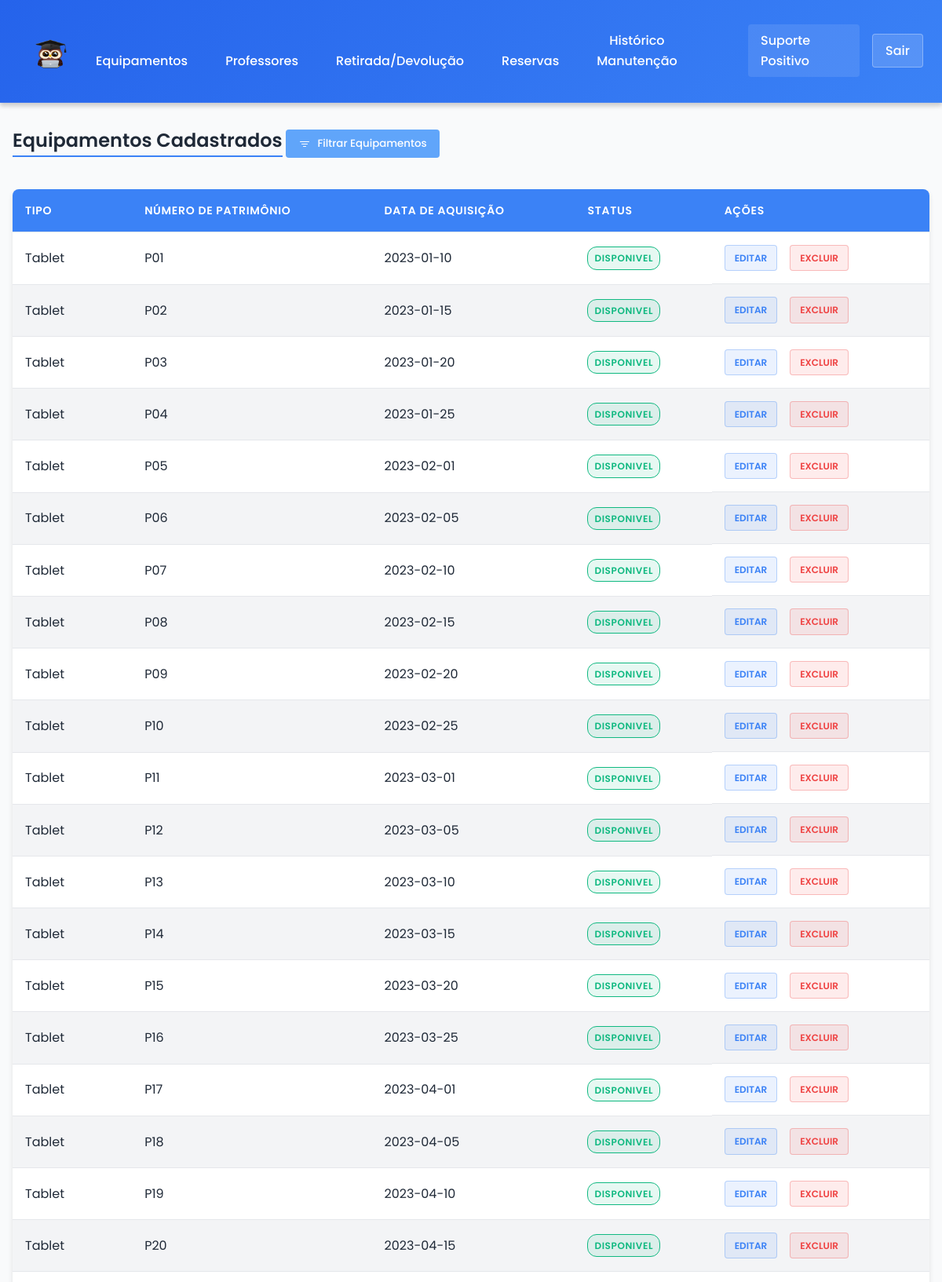
Page /Listagem/Equipamentos/listaEquipamentos.php (upper part) on the committed database.
### tables this page shows
CREATE TABLE `equipamento` (
  `id_equipamento` int NOT NULL AUTO_INCREMENT,
  `tipo` varchar(50) NOT NULL,
  `numero_patrimonio` varchar(50) DEFAULT NULL,
  `data_aquisicao` date DEFAULT NULL,
  `estado_conservacao` enum('novo','usado','em_manutencao') NOT NULL,
  `status` enum('disponivel','em_uso','em_manutencao') NOT NULL,
  PRIMARY KEY (`id_equipamento`)
);

### Listagem/Equipamentos/listaEquipamentos.php (the view, shortened to what this page needs)
<?php
include '../../conect.php';
$sql = "SELECT tipo, numero_patrimonio, data_aquisicao, status FROM equipamento WHERE 1=1";
$result = $conn->query($sql);
?>
<!DOCTYPE html>
<html lang="pt-BR">
<head>
    <link rel="stylesheet" href="../../style.css?v=<?php echo time(); ?>">
</head>
<body>
    <?php include '../../menu.php'; ?>
    <br><br><br>
    <div class="container">
        <h2>Equipamentos Cadastrados</h2>
        <button class="toggle-btn" onclick="toggleFiltro()">
            Filtrar Equipamentos
        </button>
        <table>
            <thead>
                <tr>
                    <th>Tipo</th>
                    <th>Número de Patrimônio</th>
                    <th>Data de Aquisição</th>
                    <th>Status</th>
                    <th>Ações</th>
                </tr>
            </thead>
            <tbody>
                <?php
                if ($result->num_rows > 0) {
                    while ($row = $result->fetch_assoc()) {
                        echo "<tr>";
                        echo "<td>" . htmlspecialchars($row['tipo']) . "</td>";
                        echo "<td>" . htmlspecialchars($row['numero_patrimonio']) . "</td>";
                        echo "<td>" . htmlspecialchars($row['data_aquisicao']) . "</td>";
                        $statusClass = '';
                        switch (strtolower($row['status'])) {
                            case 'disponível':
                            case 'disponivel':
                                $statusClass = 'status-disponivel';
                                break;
                        }
                        echo "<td><span class='status-badge " . $statusClass . "'>" . htmlspecialchars($row['status']) . "</span></td>";
                        echo "<td class='acoes'>";
                        echo "<a href='editarEquipamentos.php?numero_patrimonio=" . urlencode($row['numero_patrimonio']) . "' class='acao-link editar'>Editar</a>";
                        echo "<a href='excluirEquipamentos.php?numero_patrimonio=" . urlencode($row['numero_patrimonio']) . "' onclick='return confirm(\"Tem certeza que deseja excluir este equipamento?\");' class='acao-link excluir'>Excluir</a>";
                        echo "</td>";
                        echo "</tr>";
                    }
                } else {
                    echo "<tr><td colspan='5' class='no-results'>Nenhum equipamento encontrado.</td></tr>";
                }
                ?>
            </tbody>
        </table>
    </div>
</body>
</html>

### style.css (style rules this page uses)
:root { --primary: #3b82f6; --primary-light: #60a5fa; --primary-dark: #2563eb; --secondary: #10b981; --secondary-dark: #059669; --danger: #ef4444; --danger-dark: #dc2626; --warning: #f59e0b; --success: #10b981; --info: #3b82f6; --light: #f3f4f6; --dark: #1f2937; --gray: #6b7280; --gray-light: #e5e7eb; --white: #ffffff; --black: #000000; --shadow-sm: 0 1px 2px rgba(0, 0, 0, 0.05); --shadow: 0 4px 6px rgba(0, 0, 0, 0.1); --shadow-md: 0 4px 10px rgba(0, 0, 0, 0.15); --shadow-lg: 0 10px 15px rgba(0, 0, 0, 0.1); --border-radius-sm: 4px; --border-radius: 8px; --border-radius-lg: 12px; --border-radius-xl: 16px; --spacing-xs: 4px; --spacing-sm: 8px; --spacing: 16px; --spacing-md: 24px; --spacing-lg: 32px; --spacing-xl: 48px; --font-family: 'Poppins', sans-serif; --font-size-xs: 0.75rem; --font-size-sm: 0.875rem; --font-size: 1rem; --font-size-md: 1.125rem; --font-size-lg: 1.25rem; --font-size-xl: 1.5rem; --font-size-2xl: 2rem; --font-size-3xl: 3rem; --transition: all 0.3s ease; }
* { padding: 0; margin: 0; box-sizing: border-box; font-family: var(--font-family); }
body { background-color: #f9fafb; color: var(--dark); padding-top: 70px; line-height: 1.6; min-height: 100vh; display: flex; flex-direction: column; }
a { text-decoration: none; color: var(--primary); transition: var(--transition); }
.container { width: 100%; max-width: 1200px; margin: 0 auto; padding: var(--spacing); }
button, input[type="submit"], .btn { display: inline-block; padding: var(--spacing-sm) var(--spacing); background-color: var(--primary); color: var(--white); border: none; border-radius: var(--border-radius-sm); font-weight: 500; cursor: pointer; transition: var(--transition); text-align: center; }
table { width: 100%; border-collapse: collapse; background-color: var(--white); border-radius: var(--border-radius); overflow: hidden; box-shadow: var(--shadow); margin: var(--spacing-md) 0; }
th, td { padding: var(--spacing); text-align: left; border-bottom: 1px solid var(--gray-light); }
th { background-color: var(--primary); color: var(--white); font-weight: 600; text-transform: uppercase; font-size: var(--font-size-sm); letter-spacing: 0.05em; }
tr:nth-child(even) { background-color: var(--light); }
td a { margin-right: var(--spacing-sm); padding: 4px 8px; border-radius: var(--border-radius-sm); font-size: var(--font-size-sm); font-weight: 500; }
td a:nth-child(1) { color: var(--primary); background-color: rgba(59, 130, 246, 0.1); }
td a:nth-child(2) { color: var(--danger); background-color: rgba(239, 68, 68, 0.1); }
h1, h2, h3, h4, h5, h6 { font-weight: 600; line-height: 1.3; margin-bottom: var(--spacing); color: var(--dark); }
h2 { font-size: var(--font-size-xl); border-bottom: 2px solid var(--primary); padding-bottom: var(--spacing-xs); display: inline-block; }
.toggle-btn { background-color: var(--primary-light); color: var(--white); margin-bottom: var(--spacing); }
.status-badge { display: inline-block; padding: 4px 8px; border-radius: 12px; font-size: var(--font-size-xs); font-weight: 600; text-transform: uppercase; letter-spacing: 0.05em; }
.status-disponivel { background-color: rgba(16, 185, 129, 0.1); color: var(--success); border: 1px solid var(--success); }
.acoes { display: flex; gap: 8px; }
.acao-link { display: inline-flex; align-items: center; justify-content: center; padding: 6px 12px; border-radius: var(--border-radius-sm); font-size: var(--font-size-xs); font-weight: 600; text-transform: uppercase; transition: var(--transition); }
.acao-link.editar { background-color: rgba(59, 130, 246, 0.1); color: var(--primary); border: 1px solid rgba(59, 130, 246, 0.3); }
.acao-link.excluir { background-color: rgba(239, 68, 68, 0.1); color: var(--danger); border: 1px solid rgba(239, 68, 68, 0.3); }

### rows in the picture
equipamento: tipo "Tablet", numero_patrimonio "P01", data_aquisicao "2023-01-10", status "DISPONIVEL"
equipamento: tipo "Tablet", numero_patrimonio "P02", data_aquisicao "2023-01-15", status "DISPONIVEL"
equipamento: tipo "Tablet", numero_patrimonio "P03", data_aquisicao "2023-01-20", status "DISPONIVEL"
equipamento: tipo "Tablet", numero_patrimonio "P04", data_aquisicao "2023-01-25", status "DISPONIVEL"
equipamento: tipo "Tablet", numero_patrimonio "P05", data_aquisicao "2023-02-01", status "DISPONIVEL"
equipamento: tipo "Tablet", numero_patrimonio "P06", data_aquisicao "2023-02-05", status "DISPONIVEL"
equipamento: tipo "Tablet", numero_patrimonio "P07", data_aquisicao "2023-02-10", status "DISPONIVEL"
equipamento: tipo "Tablet", numero_patrimonio "P08", data_aquisicao "2023-02-15", status "DISPONIVEL"
equipamento: tipo "Tablet", numero_patrimonio "P09", data_aquisicao "2023-02-20", status "DISPONIVEL"
equipamento: tipo "Tablet", numero_patrimonio "P10", data_aquisicao "2023-02-25", status "DISPONIVEL"
equipamento: tipo "Tablet", numero_patrimonio "P11", data_aquisicao "2023-03-01", status "DISPONIVEL"
equipamento: tipo "Tablet", numero_patrimonio "P12", data_aquisicao "2023-03-05", status "DISPONIVEL"
equipamento: tipo "Tablet", numero_patrimonio "P13", data_aquisicao "2023-03-10", status "DISPONIVEL"
equipamento: tipo "Tablet", numero_patrimonio "P14", data_aquisicao "2023-03-15", status "DISPONIVEL"
equipamento: tipo "Tablet", numero_patrimonio "P15", data_aquisicao "2023-03-20", status "DISPONIVEL"
equipamento: tipo "Tablet", numero_patrimonio "P16", data_aquisicao "2023-03-25", status "DISPONIVEL"
equipamento: tipo "Tablet", numero_patrimonio "P17", data_aquisicao "2023-04-01", status "DISPONIVEL"
equipamento: tipo "Tablet", numero_patrimonio "P18", data_aquisicao "2023-04-05", status "DISPONIVEL"
equipamento: tipo "Tablet", numero_patrimonio "P19", data_aquisicao "2023-04-10", status "DISPONIVEL"
equipamento: tipo "Tablet", numero_patrimonio "P20", data_aquisicao "2023-04-15", status "DISPONIVEL"
